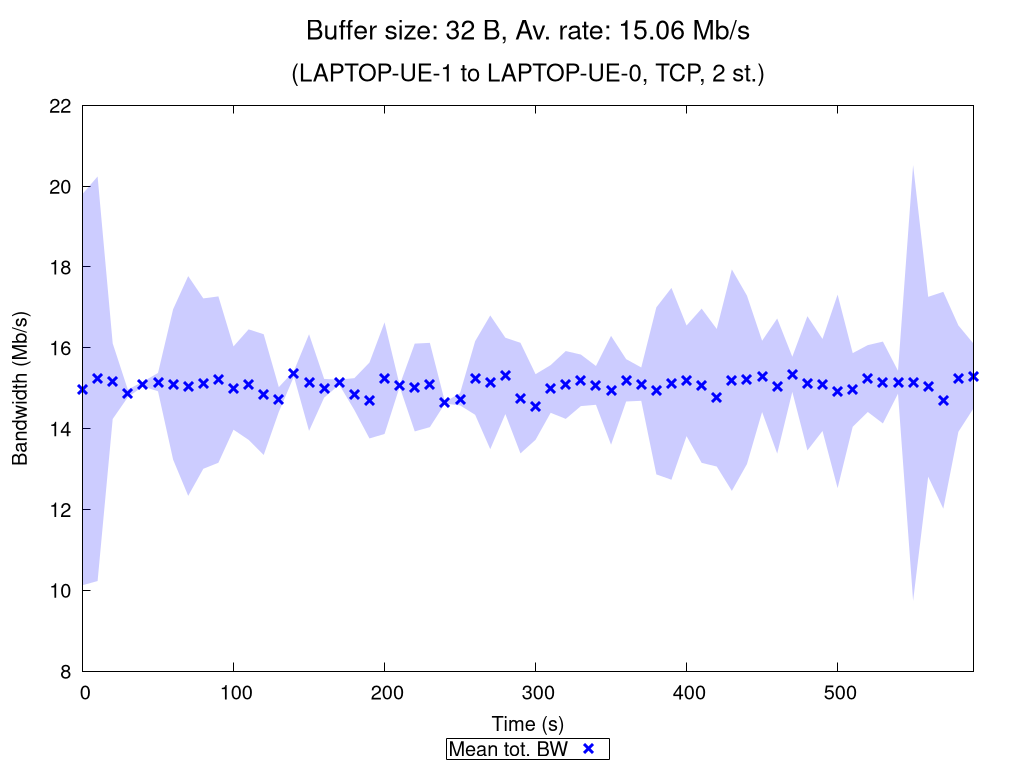

Source code (gnuplot):
set terminal pngcairo nocrop enhanced size 1024,768 font "Verdana,15"
set output "TCP_2_st_2020_10_17_16-58-47_two2one_00032B.png"

set title "{/=20 Buffer size: 32 B, Av. rate: 15.06 Mb/s}\n\n{/=18 (LAPTOP-UE-1 to LAPTOP-UE-0, TCP, 2 st.)}"

set xlabel "Time (s)"
set ylabel "Bandwidth (Mb/s)"
set ytics nomirror
set key bmargin center horizontal box samplen 1 width -1
set bmargin 4.6
set rmargin 4.5

rf = 1000000.0  # rate factor
set style fill transparent solid 0.2 noborder
set autoscale xfix
plot "TCP_2_st_2020_10_17_16-58-47_two2one_00032B_iperf_processed.dat" using 1:($2/rf-$3/rf):($2/rf+$3/rf) with filledcurves lc rgb "blue" notitle, \
     "" using 1:($2/rf) with points pt 2 ps 1.5 lw 3 lc rgb "blue" title "Mean tot. BW", \
